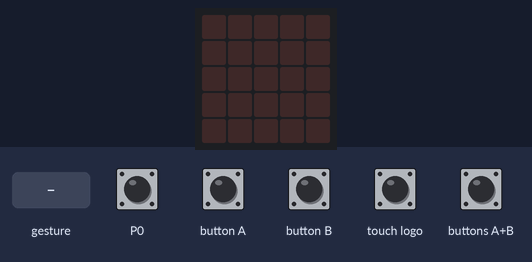
Bench run of a program on a simulated BBC micro:bit (MakeCode). Parts: the board's 5×5 LED display. The test bench sets the inputs (shaded band). A tilt is held for 1.5 s and a shake lasts 1 s, then the board lies face up again; the 48×5 strip is a reading aid, not a part: it shows the text the display is scrolling, unrolled, one strip-width of it at a time.

Above: at 1.2 s.
1.3 s: gesture 'shake'
At 3.8 s:
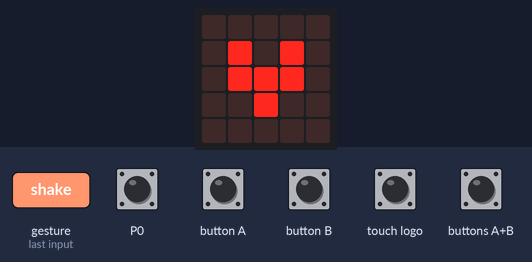
4.3 s: touch logo pressed for 0.15 s
At 6.5 s:
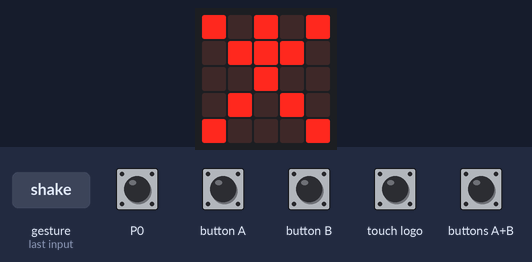
7.4 s: touch pin P0 pressed for 0.15 s
At 16.2 s:
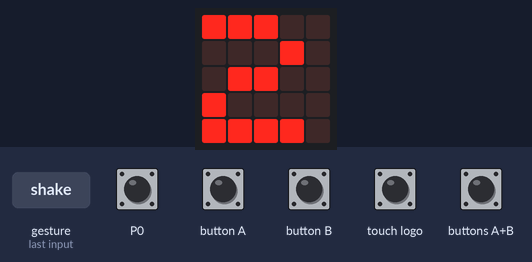
Timing chart, 0 to 17.7 s (numbered marks = the images above; inputs shaded):
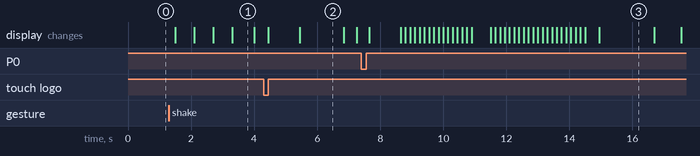

The program:

main.ts
```typescript
input.onPinPressed(TouchPin.P0, function () {
    basic.showNumber(3)
    basic.pause(1000)
    basic.showNumber(2)
    basic.pause(1000)
    basic.showNumber(1)
    basic.pause(100)
    basic.showNumber(0)
    basic.pause(1000)
    basic.clearScreen()
})
input.onLogoEvent(TouchButtonEvent.Pressed, function () {
    basic.showIcon(IconNames.StickFigure)
    basic.showLeds(`
        . . # . .
        # # # # #
        . . # . .
        . # . # .
        # . . . #
        `)
    basic.showLeds(`
        # . # . #
        . # # # .
        . . # . .
        . # . # .
        # . . . #
        `)
    basic.pause(1000)
    basic.showLeds(`
        . . # . .
        # # # # #
        . . # . .
        . # . # .
        # . . . #
        `)
    basic.showLeds(`
        # . # . #
        . # # # .
        . . # . .
        . # . # .
        # . . . #
        `)
    basic.pause(1000)
    basic.showString("30 min")
    basic.clearScreen()
})
input.onGesture(Gesture.Shake, function () {
    basic.showIcon(IconNames.Heart)
    basic.showIcon(IconNames.SmallHeart)
    basic.showIcon(IconNames.Heart)
    basic.showIcon(IconNames.SmallHeart)
    basic.pause(100)
    basic.clearScreen()
})
input.onButtonPressed(Button.AB, function () {
    basic.showIcon(IconNames.Happy)
    basic.clearScreen()
})
```

test.ts
```typescript
// aquí va el archivo "tests"; esto no se compilará cuando este paquete se utilice como una extensión.
```

Measured:
- after the input at 1.3 s, the display: first changes after 0.20 s (image 1 shows a later state)
- after the input at 4.3 s, the display: first changes after 0.15 s (image 2 shows a later state)
- after the input at 7.4 s, the display: first changes after 0.25 s (image 3 shows a later state)
- what the display in image 1 shows lasts 0.7 s, from 3.3 s to 4.0 s
- what the display in image 2 shows lasts 1.4 s, from 5.5 s to 6.9 s
